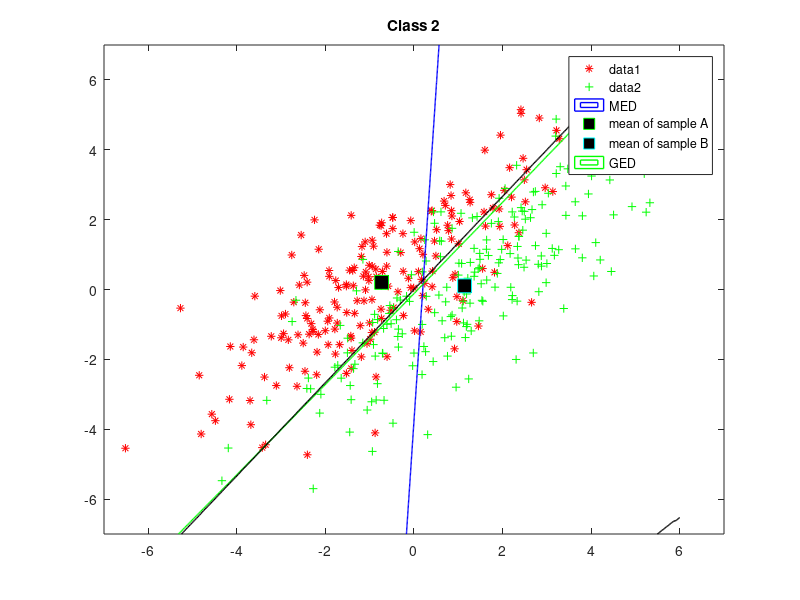

Source code (MATLAB): (Note: this script raises an error after producing the figure.)
%% SYDE 675 LAB_1
clear all; close all; clc;

%% class 1
muAClass2 = [-1,0];
sigmaAClass2 = [4,3; 3,4];
muBClass2 = [1,0];
sigmaBClass2 = [4,3; 3,4];

%% load data
rAClass2 = mvnrnd(muAClass2, sigmaAClass2, 200);
rBClass2 = mvnrnd(muBClass2, sigmaBClass2, 200);
h2 = figure
plot(rAClass2(:,1),rAClass2(:,2),'r*');
hold on
plot(rBClass2(:,1),rBClass2(:,2),'g+'); 
title('Class 2');

%% MED
meanClass2A = mean(rAClass2)
meanClass2B = mean(rBClass2)
u = linspace(-7, 7, 400);
v = linspace(-7, 7, 400);
z = zeros(length(u), length(v));
for i = 1:length(u)
        for j = 1:length(v)
            z(i,j) = ((u(i)- meanClass2A(1))^2 + (v(j)- meanClass2A(2))^2)...
                - ((u(i)- meanClass2B(1))^2 + (v(j)- meanClass2B(2))^2);
        end
end
z = z';
contour(u,v,z,[0, 0], 'LineWidth', 1,'LineColor','b','DisplayName','MED');

plot(meanClass2A(1),meanClass2A(2),'gs','MarkerSize',10,'MarkerFaceColor',...
    [0,0,0],...
    'DisplayName','mean of sample A');
plot(meanClass2B(1),meanClass2B(2),'cs','MarkerSize',10,'MarkerFaceColor',...
    [0,0,0],...
    'DisplayName','mean of sample B');

%% GED
u1 = linspace(-7, 6, 400);
v1 = linspace(-7, 6, 400);
valClass2A = cov(rAClass2)
valClass2B = cov(rBClass2)
z1 = zeros(length(u1), length(v1));
for i = 1:length(u1)
     for j = 1:length(v1)
         z1(i,j) = ([u1(i) v1(j)]- meanClass2A)*inv(valClass2A)*([u1(i) v1(j)]...
             - meanClass2A)'- ([u1(i) v1(j)]- meanClass2B)*inv(valClass2B)...
             *([u1(i) v1(j)]- meanClass2B)';
             
     end
end
z1 = z1';
contour(u1,v1,z1,[0, 0], 'LineWidth', 1,'LineColor','g','DisplayName','GED'); 
legend('show');

%% MAP

u2 = linspace(-7, 6, 400);
v2 = linspace(-7, 6, 400);
z2 = zeros(length(u2), length(v2));
for i = 1:length(u2)
     for j = 1:length(v2)      
         z2(i,j) = 1/(2*pi*(abs(det(sigmaAClass2)))^0.5)*exp(-0.5*([u2(i) v2(j)]...
             - muAClass2)*inv(sigmaAClass2)*([u2(i) v2(j)]- muAClass2)')...
             - 1/(2*pi*(abs(det(sigmaBClass2)))^0.5)*exp(-0.5*([u2(i) v2(j)] ...
             - muBClass2)*inv(sigmaBClass2)*([u2(i) v2(j)]- muBClass2)');
     end
end
z2 = z2';
contour(u2,v2,z2,[0, 0], 'LineWidth', 1,'LineColor','k','DisplayName','MAP'); 
legend('show');


%% 3-nn
u4 = linspace(-5, 8, 100);
v4 = linspace(-6, 6, 100);
X = zeros(400,2);
Y = zeros(400,1);
X = [rAClass2; rBClass2];
Y(1:200) = 1;
Y(201:400) = 2;
mdl = fitcknn(X,Y,'NumNeighbors',3);
for i = 1:length(u4)
     for j = 1:length(v4)     
         label(i,j) = predict(mdl,[u4(i),v4(j)]) - 2;
     end
end
label = label';

hold on

contour(u4,v4,label,[0, 0], 'LineWidth', 1,'LineColor','y','DisplayName','3NN'); 


legend('show');
saveas(h2,'class2_error_3NN.png');

%% error 3NN
Class = [rAClass2;rBClass2];
Class(1:200,3) = 1;
Class(201:400,3) = 2;
error_3NN2 = zeros(40,1);
label = zeros(length(Class),1);

for n = 1:40
    % choose 10 samples from class A and B 
    v = 5*n;
    u = (5*n-4);
    sampleA2 = rAClass2(u:v,:);
    sampleB2 = rBClass2(u:v,:);
    sample2 = [sampleA2;sampleB2];
    % add labels
    sample2(1:5,3) = 1;
    sample2(6:10,3) = 2;    
    % training 
    mdl = fitcknn(sample2(:,1:2),sample2(:,3),'NumNeighbors', 3);
    
    for i = 1:400 
         label(i) = predict(mdl,[Class(i,1),Class(i,2)]);
    end
    
label(u:v,:) = Class(u:v,3);
label(200+u:200+v) = Class(200+u:200+v,3);
error_3NN2(n) = sum(abs(label(1:200)-1)+abs(label(201:400)-2))/380;
end

muError_3NN2 = mean(error_3NN2);
varError_3NN2 = std(error_3NN2);